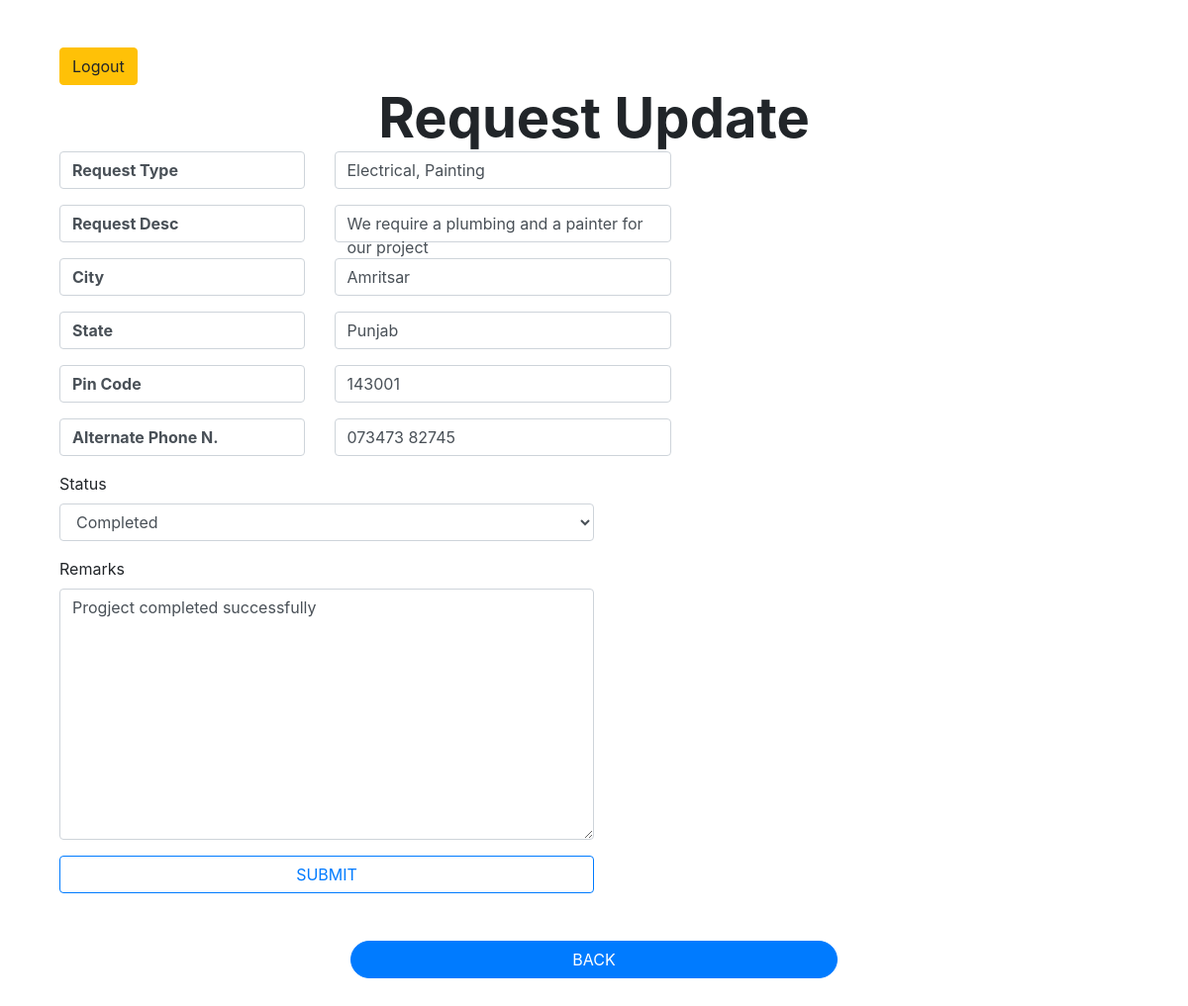
Page /request/update/1 (signed in) on the committed database.
### assignment/models.py (models this page shows, shortened)
class Request_Table(models.Model):
    STATUS_CHOICE = [('Pending', 'Pending'), ('In Progress', 'In Progress'), ('Completed', 'Completed')]
    STATES_NAMES = [('Punjab', 'Punjab'), ('Delhi', 'Delhi'), ('Rajasthan', 'Rajasthan'), ('Maharastra', 'Maharastra'),
                    ('Utter Pradesh', 'Utter Pradesh'), ('Madhya Pradesh', 'Madhya Pradesh'),
                    ('Jammu Kashmir', 'Jammu Kashmir'), ('Gujrat', 'Gujrat'), ('Tamil Nadu', 'Tamil Nadu'),
                    ('Kerela', 'Kerela'), ('Karnatka', 'Karnatka'), ('Orissa', 'Orissa')]
    TYPE = [('Plumbing', 'Plumbing'), ('Electricity', 'Electricity'), ('Painting', 'Painting'),
            ('Deep Cleaning', 'Deep Cleaning')]
    request_type = models.ManyToManyField(Category_type, verbose_name='Request Type')
    request_desc = models.TextField(verbose_name='Request Desc')
    city = models.CharField(max_length=255, verbose_name='City')
    state = models.CharField(max_length=255, choices=STATES_NAMES)
    pincode = models.CharField(max_length=6, verbose_name='Pin Code', validators=[validate_pin])
    date = models.DateTimeField(verbose_name='Request Date', auto_now_add=True)
    mobile = PhoneNumberField()
    status = models.CharField(max_length=255, verbose_name="Status", choices=STATUS_CHOICE, default='Pending',
                              blank=True, null=True)
    remarks = models.TextField(verbose_name="Remarks", blank=True, null=True)
    user = models.ForeignKey(settings.AUTH_USER_MODEL, on_delete=models.CASCADE, verbose_name='User', blank=True,
                             null=True)
    objects = models.Manager

class Category_type(models.Model):
    name = models.CharField(max_length=255, verbose_name='Name')
    objects = models.Manager
    def __str__(self):
        return self.name

### assignment/views.py (the view, shortened to what this page needs)
# urls.py: path('request/update/<int:pk>', update_request, name="update"),
@login_required(login_url='assignment:user_login')
def update_request(request,pk):
    next = QueryDict(request.META['QUERY_STRING']).get('next') or '/user_login'
    data = Request_Table.objects.get(pk=pk)
    form = requestUpdate(instance=data)
    return render(request,'request_update.html',{'form':form,'object':data})

### assignment/form.py
class requestUpdate(forms.ModelForm):
    class Meta:
        model = Request_Table
        fields = ('status','remarks')

### assignment/models.py (called while the page is built)
    @property
    def is_active(self):
        return self.active

### templates/request_update.html (shortened to what this page needs)
{% extends 'base.html' %}
{% block content %}
    {% load crispy_forms_tags %}
    <div class="container">
        <br><br>
        <a href="{% url 'assignment:user_logout' %}" class="btn btn-warning">Logout</a>
        <div class="display-4 font-weight-bolder text-center">Request Update</div>
        <div class="row">
            <div class="col-sm-3">
                <p class="form-control font-weight-bolder">Request Type</p>
                <p class="form-control font-weight-bolder">Request Desc</p>
                <p class="form-control font-weight-bolder">City</p>
                <p class="form-control font-weight-bolder">State</p>
                <p class="form-control font-weight-bolder">Pin Code</p>
                <p class="form-control font-weight-bolder">Alternate Phone N.</p>
            </div>
            <div class="col-sm-4">
                <p class="form-control">{{ object.request_type.all|join:", " }}</p>
                <p class="form-control">{{ object.request_desc }}</p>
                <p class="form-control">{{ object.city }}</p>
                <p class="form-control">{{ object.state }}</p>
                <p class="form-control">{{ object.pincode }}</p>
                <p class="form-control">{{ object.mobile }}</p>
            </div>
        </div>
        <form method="post" class="w-50">
            {% for f in form %}
                <div class="form-group">
                    {{ f|as_crispy_field }}
                </div>
            {% endfor %}
            <button type="submit" class="btn btn-outline-primary w-100">SUBMIT</button>
        </form>
        <div class="text-center form-group m-5">
            <a href="{% url 'assignment:request' %}" class="btn btn-primary badge-pill w-50">BACK</a>
        </div>
    </div>
{% endblock %}

### rows in the picture
Request_Table: request_type.all "Electrical, Painting", request_desc "We require a plumbing and a painter for our project", city "Amritsar", state "Punjab", pincode "143001", mobile "073473 82745", form "Completed" "Progject completed successfully"
